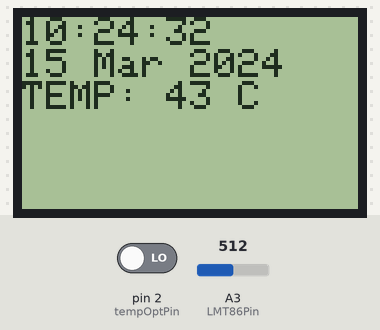
A sketch run on a simulated Arduino Uno, built with avr-gcc and run on an emulated ATmega328P. On the bench: 84×48 one-colour display. Inputs (shaded band) come from the test bench; at power-on: pin 2 (tempOptPin) LOW, A3 (LMT86Pin) = 512. Sleep ends after the set time or at an interrupt; the local clock reads 2024-03-15 10:24:30 at power-on unless the sketch sets it; the sensor or clock chip raises its interrupt line as the real part does; what the sketch prints to the serial monitor is not drawn.

Above: at 2.6 s.
2.7 s: pin 2 (tempOptPin) driven HIGH
At 4.8 s:
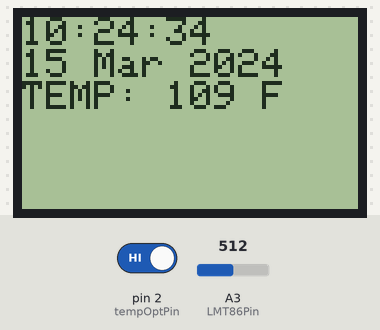
5.7 s: A3 (LMT86Pin) set to 536
At 6.4 s:
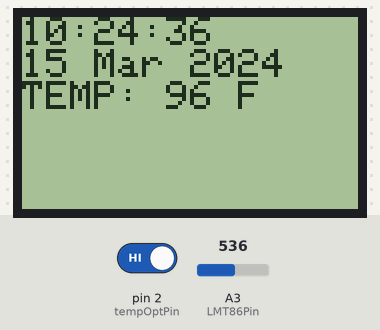
7.5 s: A3 (LMT86Pin) set to 511
At 8.8 s:
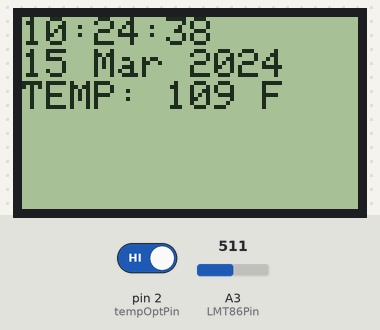
9.5 s: pin 2 (tempOptPin) driven LOW
At 10.8 s:
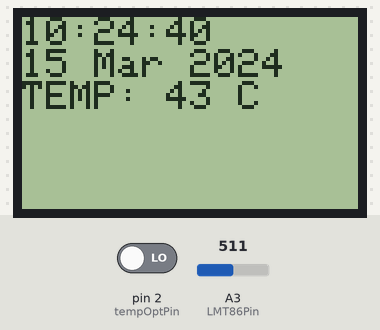
11.5 s: A3 (LMT86Pin) set to 327
At 12.8 s:
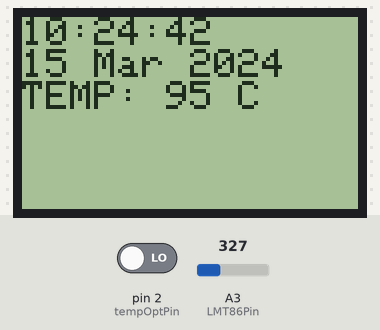
13.5 s: A3 (LMT86Pin) set to 301
At 15.8 s:
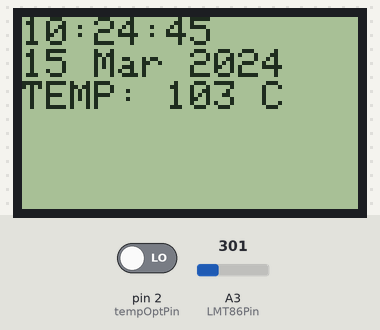
Timing chart, 0 to 16.5 s (numbered marks = the images above; inputs shaded):
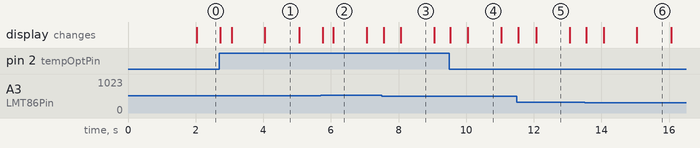

Measured:
- after the input at 2.7 s, the display: first changes at once (image 1 shows a later state)
- after the input at 9.5 s, the display: first changes at once (image 4 shows a later state)
- what the display in image 1 shows lasts 1.1 s, from 4.0 s to 5.1 s

The sketch:

aclock.ino
```cpp
#include <Arduino.h>
#include <avr/sleep.h>
#include "RTClib.h"
#include "Time.h"
#include "Timezone.h"
#include "Adafruit_GFX.h"
#include "Adafruit_PCD8544.h"

const byte tempOptPin = 2; // F/C selection
enum TEMP_OPT {
	TEMP_OPT_C = 0,
	TEMP_OPT_F = 1
};
RTC_DS3231 rtc;
const byte rtcInterruptPin = 3; // rtc can wake us up every second
const byte LMT86Pin = A3;		// analog temperature sensor
const float aVRefmV = 3270.0;	// analog reference voltage in mV
//US Eastern Time Zone (New York, Detroit)
TimeChangeRule myDST = {"EDT", Second, Sun, Mar, 2, -240};	  //Daylight time = UTC - 4 hours
TimeChangeRule mySTD = {"EST", First, Sun, Nov, 2, -300};	  //Standard time = UTC - 5 hours
Timezone myTZ(myDST, mySTD);
// Hardware SPI (faster, but must use certain hardware pins):
// SCK is LCD serial clock (SCLK) - this is pin 13 on Arduino Uno
// MOSI is LCD DIN - this is pin 11 on an Arduino Uno
const byte scePin = 6;	 // SCE - Chip select
const byte rstPin = 7;	 // RST - Reset
const byte dcPin = 5;	 // DC - Data/Command
Adafruit_PCD8544 display = Adafruit_PCD8544(dcPin, scePin, rstPin);

static void displayWarnSetTime() {
	display.setTextSize(1);
	display.setTextColor(BLACK);
	display.setCursor(0,0);
	display.println("Lost power ;-(");
	display.println("Use serial port");
	display.println("to set time");
	display.display();
}

void setup() {
	analogReference(EXTERNAL);	// our AREF is 3.3V
	display.begin();
	// init done
	// you can change the contrast around to adapt the display
	// for the best viewing!
	display.setContrast(40);

	pinMode(rtcInterruptPin, INPUT_PULLUP);
	pinMode(tempOptPin, INPUT);
	Serial.begin(9600);
	while (!Serial) {
		; // wait for serial port to connect. Needed for native USB port only
	}
	delay(1000);
	if (!rtc.begin()) {
		Serial.println("Couldn't find RTC");
		while (1);
	}

	if (rtc.lostPower()) {
		int c;
		char buf[16];
		char *s;
		int sz;
		uint32_t time = 0;

		displayWarnSetTime();

		while (!time) {
			Serial.print(String("Enter UTC unix time: "));
			c = -1;
			s = buf;
			sz = sizeof(buf);
			while (c != '\n' && c != '\r' && sz > 1) {
				c = -1;
				while (c == -1)
					c = Serial.read();
				Serial.write(c);
				*s++ = c;
				sz--;
			}
			Serial.println();
			*s = 0;
			time = atol(buf);
		}
		Serial.print(String("thank you for entering "));
		Serial.println(time, DEC);
		rtc.adjust(DateTime(time));

		display.clearDisplay();
	}
	// enabling 1Hz timer on rtc which is wired to rtcInterruptPin
	rtc.writeSqwPinMode(DS3231_SquareWave1Hz);
}

//Function to print time with time zone
void printTemp(time_t t, char *tz, float temperature) {
	char buf[16];
	display.fillScreen(WHITE),
	display.setTextSize(1);
	display.setTextColor(BLACK);
	display.setCursor(0, 0);
	snprintf(buf, sizeof(buf), "%02d:%02d:%02d", hour(t), minute(t), second(t));
	Serial.print(buf);
	Serial.print(' ');
	display.println(buf);
	snprintf(buf, sizeof(buf), "%02d %-3.3s %04d", day(t), monthShortStr(month(t)), year(t));
	Serial.print(buf);
	Serial.print(' ');
	display.println(buf);
	switch(digitalRead(tempOptPin)) {
	case TEMP_OPT_C:
		snprintf(buf, sizeof(buf), "TEMP: %02d C", int(temperature));
		break;
	default: // TEMP_OPT_F
		snprintf(buf, sizeof(buf), "TEMP: %02d F", int(temperature*(9.0/5.0)+32.0));
	}
	Serial.print(buf);
	Serial.print(' ');
	display.println(buf);
	Serial.println();
	display.display();
}

float getTempLMT86(short pin) {
	int tempRead = analogRead(pin);
	// as per http://www.ti.com/lit/ds/symlink/lmt86-q1.pdf
	float mV = tempRead*aVRefmV/1024.0;
	float t = (10.888-sqrt(10.888*10.888+4*0.00347*(1777.3-mV)))/(2*(-0.00347))+30.0;
	return t;
}

static void refresh() {
	TimeChangeRule *tcr;		//pointer to the time change rule, use to get TZ abbrev
	time_t local;
	time_t utc = rtc.now().unixtime();
	local = myTZ.toLocal(utc, &tcr);
	printTemp(local, tcr->abbrev, getTempLMT86(LMT86Pin));
}

static void wake () {
	// nop
}

void sleepUntilInterrupted() {
	set_sleep_mode(SLEEP_MODE_PWR_DOWN);   // sleep mode is set here

	sleep_enable();			 // enables the sleep bit in the mcucr register
							 // so sleep is possible. just a safety pin
	attachInterrupt(digitalPinToInterrupt(rtcInterruptPin), wake, FALLING);

	sleep_mode();			 // here the device is actually put to sleep!!
							 // THE PROGRAM CONTINUES FROM HERE AFTER WAKING UP
	sleep_disable();		 // first thing after waking from sleep:
							 // disable sleep...
	detachInterrupt(digitalPinToInterrupt(rtcInterruptPin));
}

void loop() {
	sleepUntilInterrupted();
	refresh();
}
```
